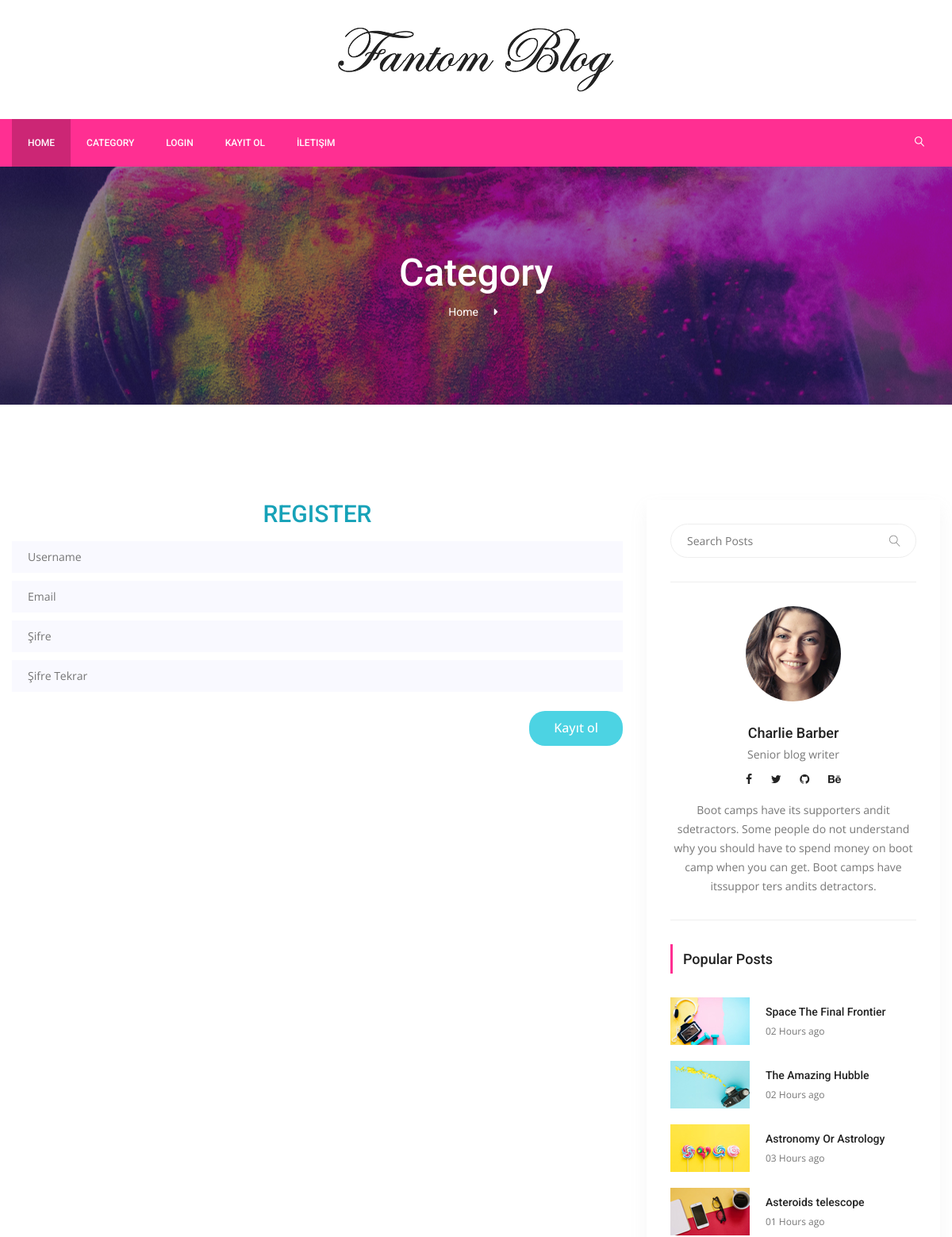
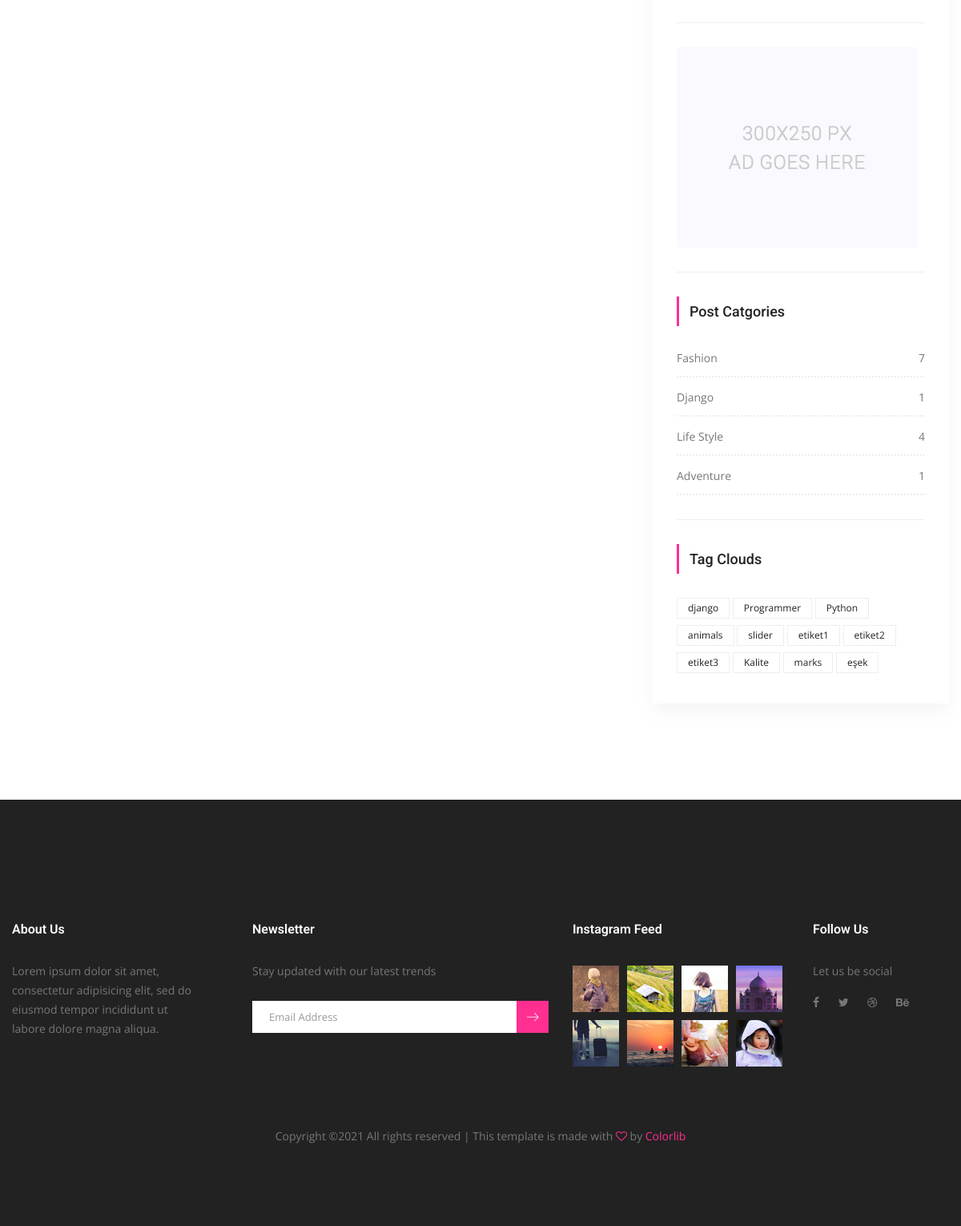
The page /users/register/ on the database its author committed (2 pictures, top to bottom).
### posts/models.py (models this page shows, shortened)
class Category(models.Model):
    title = models.CharField(max_length=250)
    slug = models.SlugField(editable=False)
    def post_count(self):
        return self.posts.all().count() #posts -> related_name="posts" dan geliyor..

class Tag(models.Model):
    title = models.CharField(max_length = 50)
    slug = models.SlugField(editable = False )
    def __str__(self):
        return self.title

### users/views.py (the view)
# urls.py: path('register/', RegisterView.as_view(), name='register'),
class RegisterView(CreateView):
    template_name = 'users/register.html'
    form_class = RegisterForm
    success_url = '/' # işlem başarılı login page olana kadar, buraya gitsin.

### users/forms.py
class RegisterForm(UserCreationForm):
    username = forms.CharField()
    email = forms.EmailField(max_length = 80)
    password1 = forms.CharField()
    password2 = forms.CharField()
    class Meta(UserCreationForm.Meta):
        model = User
        fields = ('username','email','password1','password2')

### posts/templatetags/custom_tags.py (called while the page is built)
@register.simple_tag(name="categories")
def all_categories():
    return Category.objects.all()

@register.simple_tag(name="tags")
def all_tags():
    return Tag.objects.all()

### templates/users/register.html (shortened to what this page needs)
{% extends 'base.html' %}
{% load static %}
    {% block content %}
        <section class="banner_area">
            <div class="banner_inner d-flex align-items-center">
            	<div class="overlay bg-parallax" data-stellar-ratio="0.9" data-stellar-vertical-offset="0" data-background=""></div>
				<div class="container">
					<div class="banner_content text-center">
						<h2>Category</h2>
						<div class="page_link">
							<a href="{% url 'index' %}">Home</a>
						</div>
					</div>
				</div>
            </div>
        </section>
        <section class="blog_area p_120">
            <div class="container">
                <div class="row">
                    <div class="col-lg-8">
                        <h2 class="text-center text-info mb-3">REGISTER</h2>
                        <form method="POST">
                            <div class="blog_left_sidebar">
                                        <div class="mt-10">
                                            <input type="text" name="username" placeholder="Username"
                                                   onfocus="this.placeholder = ''"
                                                   onblur="this.placeholder = 'Username'"
                                                   required="" class="single-input">
                                        </div>
                                        <div class="mt-10">
                                            <input type="text" name="email" placeholder="Email" onfocus="this.placeholder = ''" onblur="this.placeholder = 'Email'" required="" class="single-input">
                                        </div>
                                         <div class="mt-10">
                                            <input type="password" name="password1" placeholder="Şifre" onfocus="this.placeholder = ''" onblur="this.placeholder = 'Şifre'" required="" class="single-input">
                                        </div>
                                        <div class="mt-10">
                                            <input type="password" name="password2" placeholder="Şifre Tekrar" onfocus="this.placeholder = ''" onblur="this.placeholder = 'Şifre Tekrar'" required="" class="single-input">
                                        </div>
                                    <button type="submit" class="genric-btn success circle mt-4" style="float:right;">
                                        <span style="font-size: 1rem;">Kayıt ol</span>
                                    </button>
                            </div>
                       </form>
                    </div>
                    {% include 'right_side.html' %}
                </div>
            </div>
        </section>
   {% endblock %}

### templates/right_side.html
{% load static %}
{% load custom_tags %}
  <div class="col-lg-4">
            <div class="blog_right_sidebar">
                <aside class="single_sidebar_widget search_widget">
                    <div class="input-group">
                        <input type="text" class="form-control" placeholder="Search Posts">
                        <span class="input-group-btn">
                            <button class="btn btn-default" type="button"><i class="lnr lnr-magnifier"></i></button>
                        </span>
                    </div>
                    <div class="br"></div>
                </aside>
                <aside class="single_sidebar_widget author_widget">
                    <img class="author_img rounded-circle" src="{% static "img/blog/author.png" %}" alt="">
                    <h4>Charlie Barber</h4>
                    <p>Senior blog writer</p>
                    <div class="social_icon">
                        <a href="#"><i class="fa fa-facebook"></i></a>
                        <a href="#"><i class="fa fa-twitter"></i></a>
                        <a href="#"><i class="fa fa-github"></i></a>
                        <a href="#"><i class="fa fa-behance"></i></a>
                    </div>
                    <p>Boot camps have its supporters andit sdetractors. Some people do not understand why you should have to spend money on boot camp when you can get. Boot camps have itssuppor ters andits detractors.</p>
                    <div class="br"></div>
                </aside>
                <aside class="single_sidebar_widget popular_post_widget">
                    <h3 class="widget_title">Popular Posts</h3>
                    <div class="media post_item">
                        <img src="{% static "img/blog/popular-post/post1.jpg" %}" alt="post">
                        <div class="media-body">
                            <a href="blog-details.html"><h3>Space The Final Frontier</h3></a>
                            <p>02 Hours ago</p>
                        </div>
                    </div>
                    <div class="media post_item">
                        <img src="{% static "img/blog/popular-post/post2.jpg" %}" alt="post">
                        <div class="media-body">
                            <a href="blog-details.html"><h3>The Amazing Hubble</h3></a>
                            <p>02 Hours ago</p>
                        </div>
                    </div>
                    <div class="media post_item">
                        <img src="{% static "img/blog/popular-post/post3.jpg" %}" alt="post">
                        <div class="media-body">
                            <a href="blog-details.html"><h3>Astronomy Or Astrology</h3></a>
                            <p>03 Hours ago</p>
                        </div>
                    </div>
                    <div class="media post_item">
                        <img src="{% static "img/blog/popular-post/post4.jpg" %}" alt="post">
                        <div class="media-body">
                            <a href="blog-details.html"><h3>Asteroids telescope</h3></a>
                            <p>01 Hours ago</p>
                        </div>
                    </div>
                    <div class="br"></div>
                </aside>
                <aside class="single_sidebar_widget">
                    <a href="#"><img class="img-fluid" src="{% static "img/blog/add.jpg" %}" alt=""></a>
                    <div class="br"></div>
                </aside>
                <aside class="single_sidebar_widget post_category_widget">
                    <h4 class="widget_title">Post Catgories</h4>
                    <ul class="list cat-list">
                       {% categories as categories %}
                        {% for category in categories %}
                        <li>
                            <a href="{% url 'category_detail' pk=category.id slug=category.slug %}" class="d-flex justify-content-between">
                                <p>{{ category.title }}</p>
                                <p>{{ category.post_count }}</p>
                            </a>
                        </li>
                        {% endfor %}
                    </ul>
                    <div class="br"></div>
                </aside>
                <aside class="single-sidebar-widget tag_cloud_widget">
                    <h4 class="widget_title">Tag Clouds</h4>
                    <ul class="list">
                        {% tags as etiketler %}
                        {% for etiket in etiketler %}
                        <li><a href="{% url 'tag_detail' etiket.slug %}">{{ etiket }}</a></li>
                        {% endfor %}
                    </ul>
                </aside>
            </div>
        </div>

### rows shown on the page
Category: title "Fashion", post_count "7"
Category: title "Django", post_count "1"
Category: title "Life Style", post_count "4"
Category: title "Adventure", post_count "1"
Tag: title "django"
Tag: title "Programmer"
Tag: title "Python"
Tag: title "animals"
Tag: title "slider"
Tag: title "etiket1"
Tag: title "etiket2"
Tag: title "etiket3"
Tag: title "Kalite"
Tag: title "marks"
Tag: title "eşek"
